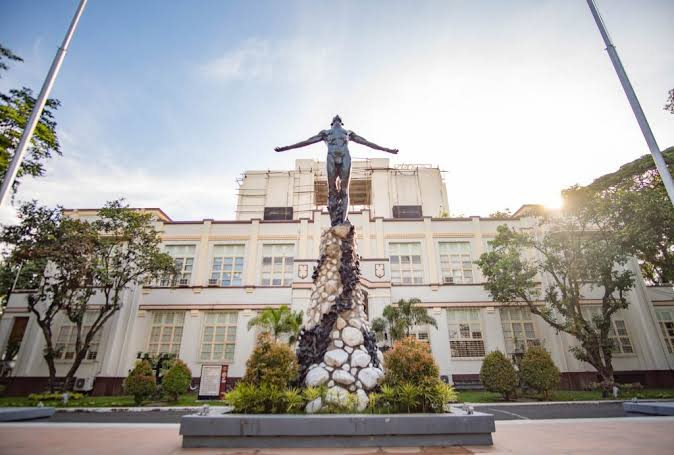
#> input picture src/assets/images/up cebu with oble.jpg, 674 x 455 px
$ python photo_braille.py out.png
#> lines starting #> are read from the running program, lines starting #| are printed output that depends on the picture
"""Turns the campus photos into Braille dot frames for the footer (src/components/campus.ts).

Each photo is cropped to the same grid and drawn as raised dots in two layers: outlines from an
edge filter, plus a Floyd-Steinberg fill of only the darkest tones (a full dither reads as noise).
The footer trades one frame for the next dot by dot.

Usage: python photo_braille.py out.ts [--preview]
"""
import json
import sys
from pathlib import Path

from PIL import Image, ImageFilter, ImageOps

COLS, ROWS = 120, 36  # character cells; 240 x 144 dots
EDGE_MIN = 100  # 0-255 edge strength that becomes a dot
TONE_GAMMA, TONE_MAX = 2.2, 70  # fill only pixels darker than TONE_MAX, after lifting mid-tones
W, H = COLS * 2, ROWS * 4
# Braille glyphs are 0.7em wide and set at line-height 1, so a dot is 1.4x wider than it is tall.
DOT_ASPECT = 0.7 / 2 / (1 / 4)
BASE = 0x2800
BIT = {(0, 0): 0, (0, 1): 1, (0, 2): 2, (1, 0): 3, (1, 1): 4, (1, 2): 5, (0, 3): 6, (1, 3): 7}

IMAGES = Path(__file__).resolve().parent.parent / 'src' / 'assets' / 'images'
# (file, export name, caption, crop focus x and y, 0..1)
PHOTOS = [
    ('up cebu with oble.jpg', 'OBLATION', 'The Oblation in front of the UP Cebu Administration Building', 0.5, 0.62),
    ('up cebu admin.jpeg', 'ADMIN', 'The UP Cebu Administration Building at dusk', 0.5, 0.72),
]


def crop(path, fx, fy):
#> called with fx = 0.5, fy = 0.62
    img = ImageOps.exif_transpose(Image.open(path)).convert('L')
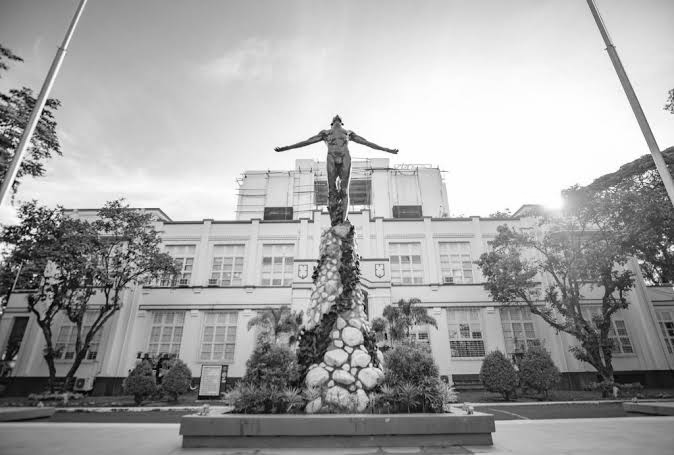
#> img: PIL image 674x455 L; min 0, max 255, mean 163.6
    target = W * DOT_ASPECT / H
    w, h = img.size
#> w = 674; h = 455
    if w / h > target:
        cw = int(h * target)
        x0 = int((w - cw) * fx)
        img = img.crop((x0, 0, x0 + cw, h))
    else:
        ch = int(w / target)
#> ch = 288
        y0 = int((h - ch) * fy)
#> y0 = 103
        img = img.crop((0, y0, w, y0 + ch))
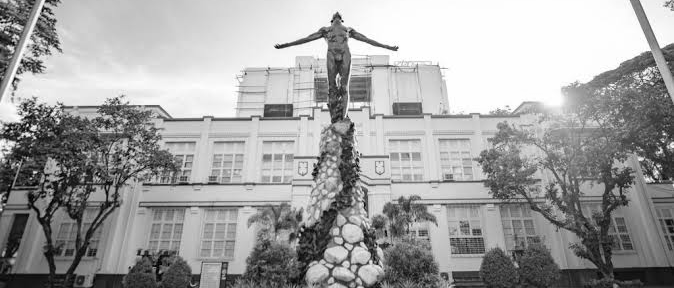
#> img: PIL image 674x288 L; min 0, max 255, mean 161.2
    return ImageOps.autocontrast(img, cutoff=1)


def draw(path, fx, fy):
    img = crop(path, fx, fy)
    small = img.resize((W, H), Image.LANCZOS)
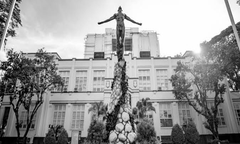
#> small: PIL image 240x144 L; min 0, max 255, mean 153
    # Edges at 3x then box-averaged down: steadier lines than filtering at dot size.
    big = img.resize((W * 3, H * 3), Image.LANCZOS).filter(ImageFilter.GaussianBlur(1.2))
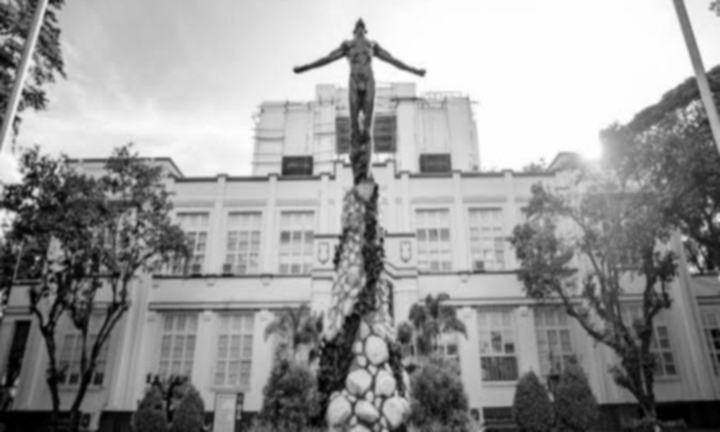
#> big: PIL image 720x432 L; min 0, max 255, mean 153
    edges = ImageOps.autocontrast(big.filter(ImageFilter.FIND_EDGES).resize((W, H), Image.BOX), cutoff=1)
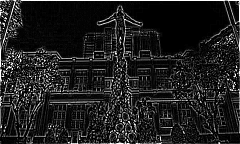
#> edges: PIL image 240x144 L; min 0, max 255, mean 31.8
    edges = ImageOps.expand(edges.crop((2, 2, W - 2, H - 2)), 2, 0)  # the filter rings the frame
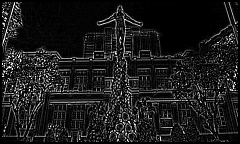
#> edges: PIL image 240x144 L; min 0, max 255, mean 27.7
    fill = dither(small.point(lambda v: int(255 * (v / 255) ** (1 / TONE_GAMMA))))
    return [[edges.getpixel((x, y)) > EDGE_MIN or (fill[y][x] and small.getpixel((x, y)) < TONE_MAX) for x in range(W)] for y in range(H)]


def dither(img):
    px = [[float(img.getpixel((x, y))) for x in range(W)] for y in range(H)]
#> px = 144 items
    dots = [[False] * W for _ in range(H)]
    for y in range(H):
        for x in range(W):
            old = px[y][x]
            new = 0.0 if old < 128 else 255.0
            dots[y][x] = new == 0.0
            err = old - new
            for dx, dy, k in ((1, 0, 7), (-1, 1, 3), (0, 1, 5), (1, 1, 1)):
                if 0 <= x + dx < W and y + dy < H:
                    px[y + dy][x + dx] += err * k / 16
#> after the loop, dots = 144 items
    return dots


def encode(dots):
    out = []
#> out = []
    for r in range(0, H, 4):
        line = []
        for c in range(0, W, 2):
            code = 0
            for (x, y), b in BIT.items():
                if dots[r + y][c + x]:
                    code |= 1 << b
            line.append(chr(BASE + code))
        out.append(''.join(line))
#> after the loop, out = 36 items
    return out


def main():
    out = Path(sys.argv[1])
    parts = [
        '// Generated by scripts/photo_braille.py from the photos in src/assets/images. Do not edit by hand.',
        '',
        f'export const CAMPUS_SIZE = {{ cols: {COLS}, rows: {ROWS} }}',
        '',
        'export interface CampusFrame {\n  caption: string\n  lines: string[]\n}',
        '',
    ]
    names = []
    for file, name, caption, fx, fy in PHOTOS:
        lines = encode(draw(IMAGES / file, fx, fy))
#> lines = 36 items
        if '--preview' in sys.argv:
            print(name, '\n' + '\n'.join(lines), '\n')
        parts.append(f'const {name}: CampusFrame = ' + json.dumps({'caption': caption, 'lines': lines}, ensure_ascii=False, indent=2))
        parts.append('')
        names.append(name)
#> pass 2 of the loop in main, `for file, name, caption, fx, fy in PHOTOS:`:
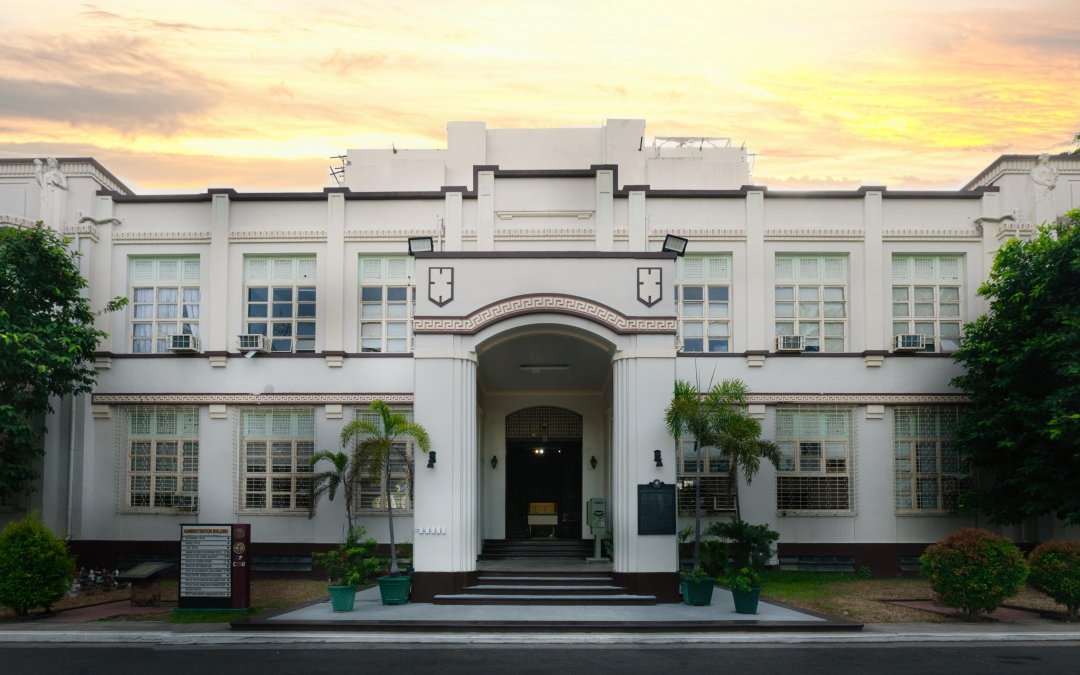
#> input picture src/assets/images/up cebu admin.jpeg, 1080 x 675 px
#> in draw (call 2), `big = img.resize((W * 3, H * 3), Image.LANCZOS).filter(ImageFilter.Gau..`:
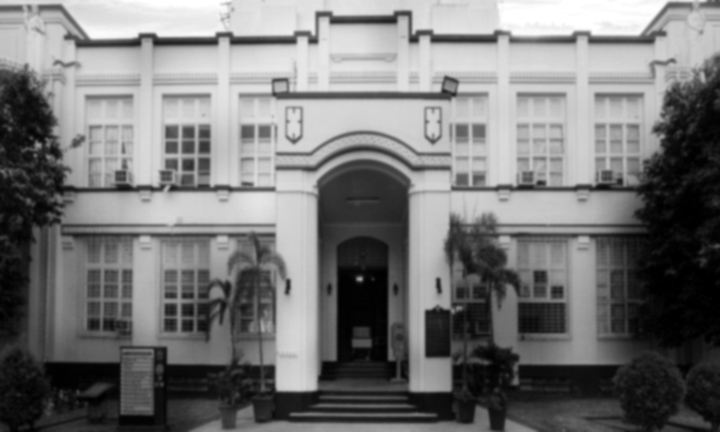
#> big: PIL image 720x432 L; min 0, max 255, mean 117.8
#> in draw (call 2), `edges = ImageOps.expand(edges.crop((2, 2, W - 2, H - 2)), 2, 0)`:
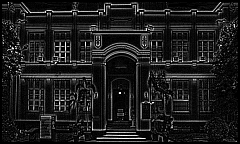
#> edges: PIL image 240x144 L; min 0, max 255, mean 29.2
    parts.append(f'export const CAMPUS: CampusFrame[] = [{", ".join(names)}]')
    out.write_text('\n'.join(parts) + '\n', encoding='utf-8')


if __name__ == '__main__':
    main()
